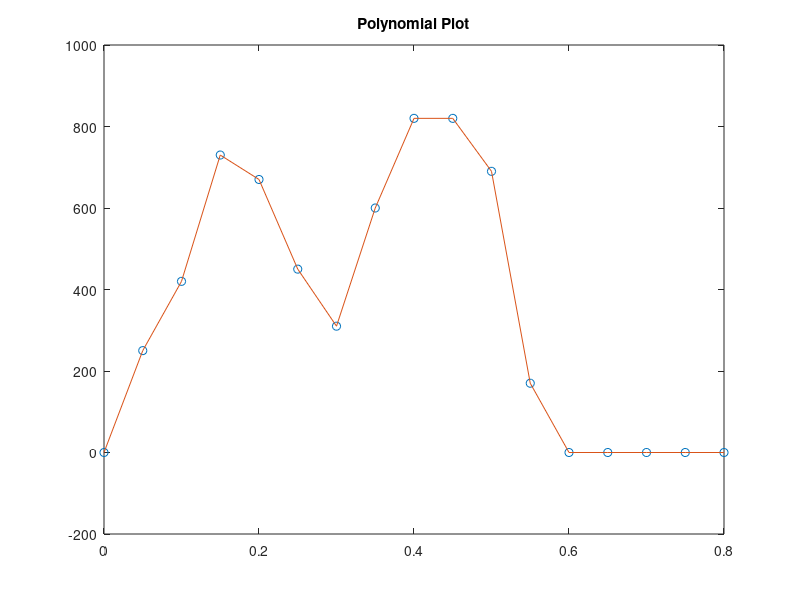

Reproduce this figure in MATLAB.
x = [0,0.05,0.1,0.15,0.2,0.25,0.3,0.35,0.4,0.45,0.5,0.55,0.6,0.65,0.7,0.75,0.8];
y = [0,250,420,730,670,450,310,600,820,820,690,170,0,0,0,0,0];

% x = [0.2,0.25,0.3,0.35,0.4,0.45,0.5,0.55];
% y = [670,450,310,600,820,820,690,170];

p =polyfit(x,y,17);

y1 = polyval(p,x);
figure
plot(x,y,'o');
hold on
plot(x,y1)
hold off
title('Polynomial Plot');
Q = trapz(x,y);



q = polyint(p);
a = 0.25
b = 0.6;
I = diff(polyval(q,[a b]));

a1 = 0.2;
b1 = 0.55;
I1 = diff(polyval(q,[a1 b1]));

% f = fit(x.',y.','gauss2');
% figure;
% plot(f,x,y)
% title('Curve Fit Plot');